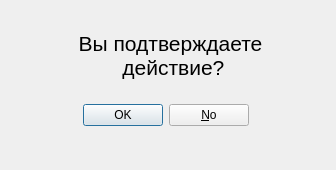
<?xml version="1.0" encoding="UTF-8"?>
<ui version="4.0">
 <class>ApprovalDialog</class>
 <widget class="QWidget" name="ApprovalDialog">
  <property name="geometry">
   <rect>
    <x>0</x>
    <y>0</y>
    <width>336</width>
    <height>170</height>
   </rect>
  </property>
  <property name="windowTitle">
   <string>Form</string>
  </property>
  <widget class="QDialogButtonBox" name="approvalButtonBox">
   <property name="geometry">
    <rect>
     <x>50</x>
     <y>90</y>
     <width>231</width>
     <height>51</height>
    </rect>
   </property>
   <property name="contextMenuPolicy">
    <enum>Qt::DefaultContextMenu</enum>
   </property>
   <property name="standardButtons">
    <set>QDialogButtonBox::No|QDialogButtonBox::Ok</set>
   </property>
   <property name="centerButtons">
    <bool>true</bool>
   </property>
  </widget>
  <widget class="QLabel" name="approvalLabel">
   <property name="geometry">
    <rect>
     <x>40</x>
     <y>30</y>
     <width>261</width>
     <height>51</height>
    </rect>
   </property>
   <property name="font">
    <font>
     <pointsize>16</pointsize>
    </font>
   </property>
   <property name="text">
    <string>Вы подтверждаете
 действие?</string>
   </property>
   <property name="scaledContents">
    <bool>true</bool>
   </property>
   <property name="alignment">
    <set>Qt::AlignCenter</set>
   </property>
  </widget>
 </widget>
 <resources/>
 <connections/>
</ui>
